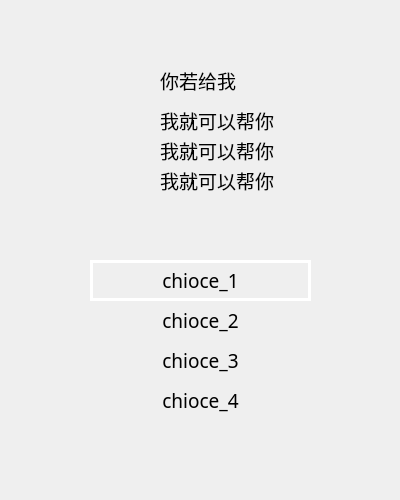
<?xml version="1.0" encoding="UTF-8"?>
<ui version="4.0">
 <class>selectdialog</class>
 <widget class="QDialog" name="selectdialog">
  <property name="geometry">
   <rect>
    <x>0</x>
    <y>0</y>
    <width>400</width>
    <height>500</height>
   </rect>
  </property>
  <property name="focusPolicy">
   <enum>Qt::StrongFocus</enum>
  </property>
  <property name="windowTitle">
   <string>Dialog</string>
  </property>
  <property name="styleSheet">
   <string notr="true">#selectdialog{
	border-image: url(:/background/res/background/dialogbg.png);
	}

#selectdialog *{}</string>
  </property>
  <widget class="QLabel" name="icon">
   <property name="geometry">
    <rect>
     <x>40</x>
     <y>80</y>
     <width>96</width>
     <height>96</height>
    </rect>
   </property>
   <property name="sizePolicy">
    <sizepolicy hsizetype="Fixed" vsizetype="Fixed">
     <horstretch>0</horstretch>
     <verstretch>0</verstretch>
    </sizepolicy>
   </property>
   <property name="styleSheet">
    <string notr="true">border-image: url(:/character/res/characters/fixedshop.png);</string>
   </property>
   <property name="text">
    <string/>
   </property>
  </widget>
  <widget class="QLabel" name="label_msg">
   <property name="geometry">
    <rect>
     <x>160</x>
     <y>60</y>
     <width>181</width>
     <height>41</height>
    </rect>
   </property>
   <property name="font">
    <font>
     <family>华文隶书</family>
     <pointsize>14</pointsize>
    </font>
   </property>
   <property name="text">
    <string>你若给我</string>
   </property>
  </widget>
  <widget class="QLabel" name="label_msg_2">
   <property name="geometry">
    <rect>
     <x>160</x>
     <y>100</y>
     <width>181</width>
     <height>41</height>
    </rect>
   </property>
   <property name="font">
    <font>
     <family>华文隶书</family>
     <pointsize>14</pointsize>
    </font>
   </property>
   <property name="text">
    <string>我就可以帮你</string>
   </property>
  </widget>
  <widget class="QLabel" name="label_msg_3">
   <property name="geometry">
    <rect>
     <x>160</x>
     <y>130</y>
     <width>181</width>
     <height>41</height>
    </rect>
   </property>
   <property name="font">
    <font>
     <family>华文隶书</family>
     <pointsize>14</pointsize>
    </font>
   </property>
   <property name="text">
    <string>我就可以帮你</string>
   </property>
  </widget>
  <widget class="QLabel" name="label_msg_4">
   <property name="geometry">
    <rect>
     <x>160</x>
     <y>160</y>
     <width>181</width>
     <height>41</height>
    </rect>
   </property>
   <property name="font">
    <font>
     <family>华文隶书</family>
     <pointsize>14</pointsize>
    </font>
   </property>
   <property name="text">
    <string>我就可以帮你</string>
   </property>
  </widget>
  <widget class="QGraphicsView" name="grapic_select">
   <property name="geometry">
    <rect>
     <x>90</x>
     <y>260</y>
     <width>221</width>
     <height>41</height>
    </rect>
   </property>
   <property name="palette">
    <palette>
     <active>
      <colorrole role="Base">
       <brush brushstyle="SolidPattern">
        <color alpha="0">
         <red>191</red>
         <green>64</green>
         <blue>64</blue>
        </color>
       </brush>
      </colorrole>
      <colorrole role="Window">
       <brush brushstyle="SolidPattern">
        <color alpha="0">
         <red>191</red>
         <green>64</green>
         <blue>64</blue>
        </color>
       </brush>
      </colorrole>
     </active>
     <inactive>
      <colorrole role="Base">
       <brush brushstyle="SolidPattern">
        <color alpha="0">
         <red>191</red>
         <green>64</green>
         <blue>64</blue>
        </color>
       </brush>
      </colorrole>
      <colorrole role="Window">
       <brush brushstyle="SolidPattern">
        <color alpha="0">
         <red>191</red>
         <green>64</green>
         <blue>64</blue>
        </color>
       </brush>
      </colorrole>
     </inactive>
     <disabled>
      <colorrole role="Base">
       <brush brushstyle="SolidPattern">
        <color alpha="0">
         <red>191</red>
         <green>64</green>
         <blue>64</blue>
        </color>
       </brush>
      </colorrole>
      <colorrole role="Window">
       <brush brushstyle="SolidPattern">
        <color alpha="0">
         <red>191</red>
         <green>64</green>
         <blue>64</blue>
        </color>
       </brush>
      </colorrole>
     </disabled>
    </palette>
   </property>
   <property name="focusPolicy">
    <enum>Qt::NoFocus</enum>
   </property>
  </widget>
  <widget class="QLabel" name="label_choice_1">
   <property name="geometry">
    <rect>
     <x>90</x>
     <y>260</y>
     <width>221</width>
     <height>41</height>
    </rect>
   </property>
   <property name="font">
    <font>
     <family>华文隶书</family>
     <pointsize>14</pointsize>
    </font>
   </property>
   <property name="styleSheet">
    <string notr="true">border:3px solid #FFFFFF;</string>
   </property>
   <property name="text">
    <string>chioce_1</string>
   </property>
   <property name="alignment">
    <set>Qt::AlignCenter</set>
   </property>
  </widget>
  <widget class="QLabel" name="label_choice_2">
   <property name="geometry">
    <rect>
     <x>90</x>
     <y>300</y>
     <width>221</width>
     <height>41</height>
    </rect>
   </property>
   <property name="font">
    <font>
     <family>华文隶书</family>
     <pointsize>14</pointsize>
    </font>
   </property>
   <property name="text">
    <string>chioce_2</string>
   </property>
   <property name="alignment">
    <set>Qt::AlignCenter</set>
   </property>
  </widget>
  <widget class="QLabel" name="label_choice_3">
   <property name="geometry">
    <rect>
     <x>90</x>
     <y>340</y>
     <width>221</width>
     <height>41</height>
    </rect>
   </property>
   <property name="font">
    <font>
     <family>华文隶书</family>
     <pointsize>14</pointsize>
    </font>
   </property>
   <property name="text">
    <string>chioce_3</string>
   </property>
   <property name="alignment">
    <set>Qt::AlignCenter</set>
   </property>
  </widget>
  <widget class="QLabel" name="label_choice_4">
   <property name="geometry">
    <rect>
     <x>90</x>
     <y>380</y>
     <width>221</width>
     <height>41</height>
    </rect>
   </property>
   <property name="font">
    <font>
     <family>华文隶书</family>
     <pointsize>14</pointsize>
    </font>
   </property>
   <property name="text">
    <string>chioce_4</string>
   </property>
   <property name="alignment">
    <set>Qt::AlignCenter</set>
   </property>
  </widget>
 </widget>
 <resources/>
 <connections/>
</ui>
